Frame 1 (no input): blank canvas, image omitted
Frame 60 (the mouse pressed at the canvas centre just before this capture): blank canvas, image omitted
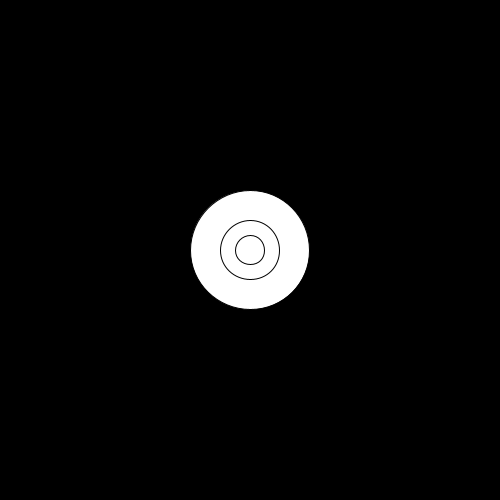
Frame 120 (the mouse held since frame 60 and released just before this capture)

The Processing sketch whose frames 1 and 60 were blank and that drew this single picture after the mouse press (run headless with seeded random() and noise(); from frame 60 on, the mouse is pressed at the canvas centre):

// Processing sketch: arrayRipple
// ── arrayRipple.pde
// five ripples

float limit = 400;
int nRipples = 5;

int [] rads = new int[nRipples];
float [] xRipples = new float[nRipples];
float [] yRipples = new float[nRipples];

void setup() {
  size (500, 500);
}

void draw() {
  background(0);
  for(int i = 0; i< rads.length; i+= 1){
    // draw just the ripple that have started to grow
    // meaning, the radius is bigger than 0
    if(rads[i] < limit && rads[i] > 0){
      drawRipple(xRipples[i],yRipples[i],rads[i]);
    }
    
    // increase the ripple that have started to grow
    // and that are under the limit
    if(rads[i] < limit && rads[i] != 0){
      rads[i] += 2;
    } 
  }
}

void drawRipple(float xRipple, float yRipple, float rad){
    ellipse(xRipple, yRipple, rad, rad);
    ellipse(xRipple, yRipple, rad/2, rad/2);
    ellipse(xRipple, yRipple, rad/4, rad/4);
}

void mousePressed() {
  // add at the beginning
  xRipples = splice(xRipples, mouseX, 0);
  yRipples = splice(yRipples, mouseY, 0);
  rads = splice(rads, 1, 0); // 1, it means it can start to grow
  
  // remove at the end
  yRipples = shorten(yRipples);
  xRipples = shorten(xRipples);
  rads = shorten(rads);
}
